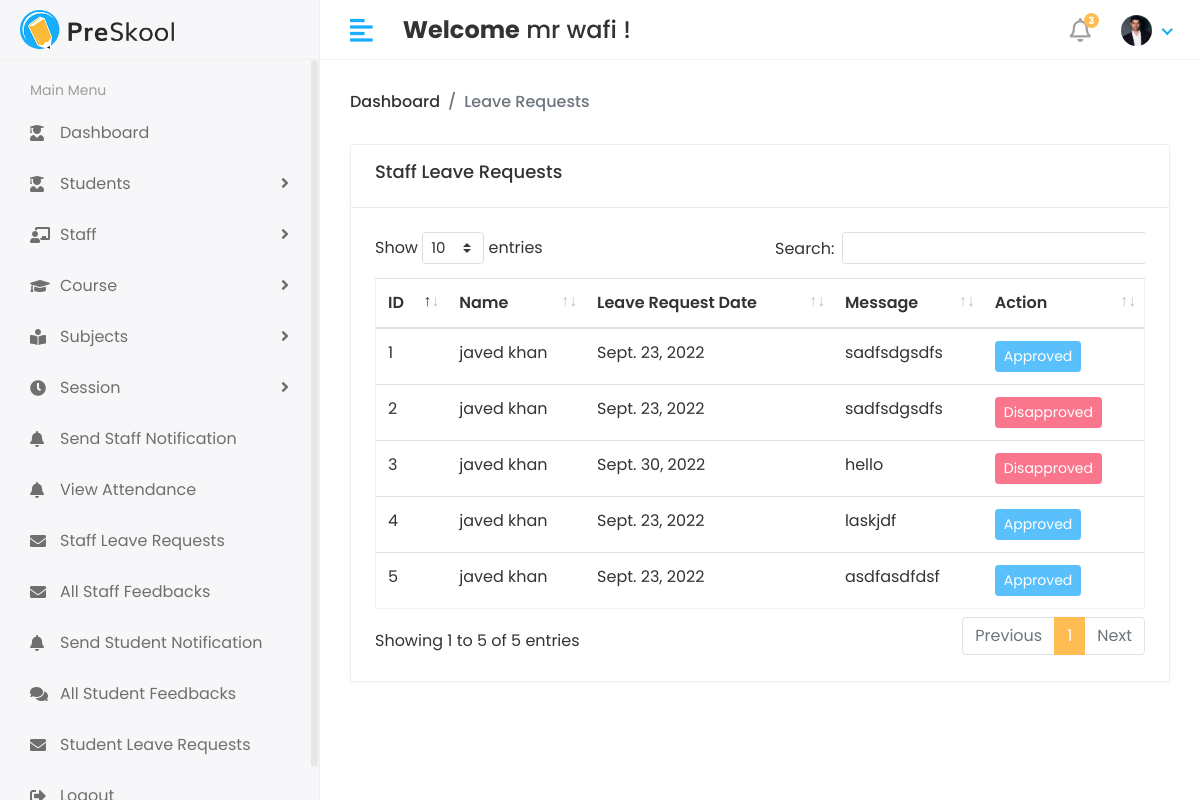
Screenshot of /Hod/Staff/staff_leave_requests (signed in) with the database file from the repository.
### app/models.py (models this page shows, shortened)
class CustomUser(AbstractUser):
    USER = (
        (1, 'HOD'),
        (2, 'STAFF'),
        (3, 'STUDENT'),
    )
    user_type = models.CharField(
        choices=USER, max_length=59, default=1)  # type: ignore
    profile_pic = models.ImageField(upload_to='media/profile_pic')

class Staff_leave(models.Model):
    staff_id = models.ForeignKey(Staff, on_delete=models.CASCADE)
    date = models.DateField(max_length=100, default='0')  # type: ignore
    message = models.TextField()
    status = models.IntegerField(default=0)
    created_at = models.DateTimeField(auto_now_add=True, null=True, blank=True)
    updated_at = models.DateTimeField(auto_now=True)

class Staff(models.Model):
    admin = models.OneToOneField(CustomUser, on_delete=models.CASCADE)
    address = models.TextField()
    gender = models.CharField(max_length=180)
    created_at = models.DateTimeField(auto_now_add=True)
    updated_at = models.DateTimeField(auto_now=True)

### app/Hod_Views.py (the view)
@login_required(login_url='/')
def STAFF_LEAVE_REQUESTS(request):
    Sleave = Staff_leave.objects.all()
    context = {'Sleave': Sleave}
    return render(request, 'Hod/staff_leave_requests.html', context)

### app/LoginCheckMiddleWare.py (called while the page is built, shortened)
    def process_view(self, request, view_func, view_args, view_kwargs):
        modulename = view_func.__module__
        user = request.user
        if user.is_authenticated:
            if user.user_type == "1":
                if modulename == "app.Hod_Views":
                    pass
                elif modulename == "app.views" or modulename == "django.views.static":
                    pass
                else:
                    return redirect("Hod_home")
            else:
                return redirect("login")
        else:
            if request.path == reverse("Login") or request.path == reverse("doLogin"):
                pass
            else:
                return redirect("Login")

### templates/Hod/staff_leave_requests.html
{% extends 'base.html' %}
{% block content %}
{% load static %}
{% block head %}
<link rel="stylesheet" href="{% static 'assets/plugins/datatables/datatables.min.css' %}">
{% endblock head %}
<div class="page-header">
    <div class="row align-items-center">
        <div class="col">
            <ul class="breadcrumb">
                <li class="breadcrumb-item"><a href="{% url 'Hod_home' %}">Dashboard</a></li>
                <li class="breadcrumb-item active">Leave Requests</li>
            </ul>
        </div>
    </div>
</div>
<div class="row">
    <div class="col-sm-12">
        <div class="card">
            <div class="card-header">
                <h5 class="card-title mb-2">Staff Leave Requests</h5>
            </div>
            <div class="card-body">
                <div class="table-responsive">
                    <table id="table_id" class="table table-stripped">
                        <thead>
                            <tr>
                                <th>ID</th>
                                <th>Name</th>
                                <th>Leave Request Date</th>
                                <th>Message</th>
                                <th>Action</th>
                            </tr>
                        </thead>
                        <tbody>
                            {% for i in Sleave %}
                            <tr>
                                <td>{{ i.id }}</td>
                                <td>{{ i.staff_id.admin.first_name }} {{ i.staff_id.admin.last_name }}</td>
                                <td>{{ i.date }}</td>
                                <td>{{ i.message }}</td>
                                <td>
                                    {% if i.status == 0 %}
                                    <a href="{% url 'status_approved' i.id %}"
                                        class="btn btn-success btn-sm">Approved</a>
                                    <a href="{% url 'status_disapproved' i.id %}"
                                        class="btn btn-danger btn-sm">Disapproved</a>
                                    {% elif i.status == 1 %}
                                    <button class="btn btn-info btn-sm" disabled="disabled">Approved</button>
                                    {% else %}
                                    <button class="btn btn-danger btn-sm" disabled="disabled">Disapproved</button>
                                    {% endif %}
                                </td>
                            </tr>
                            {% endfor %}
                        </tbody>
                    </table>
                </div>
            </div>
        </div>
        {% endblock content %}

### templates/includes/header.html (shortened to what this page needs)
{% load static %}
<div class="header">
    <div class="header-left">
        <a href="index.html" class="logo">
            <img src=" {% static 'assets/img/logo.png' %}" alt="Logo">
        </a>
    </div>
    <a href="javascript:void(0);" id="toggle_btn">
        <i class="fas fa-align-left"></i>
    </a>
    <div class="top-nav-search mt-3">
        <h4><strong>Welcome</strong>&nbsp;<span>{{ user.first_name }} {{ user.last_name }}</span>&nbsp;!</h4>
    </div>
    <ul class="nav user-menu">
        <li class="nav-item dropdown noti-dropdown">
            <a href="#" class="dropdown-toggle nav-link" data-toggle="dropdown">
                <i class="far fa-bell"></i> <span class="badge badge-pill">3</span>
            </a>
        </li>
        <li class="nav-item dropdown has-arrow">
            <a href="#" class="dropdown-toggle nav-link" data-toggle="dropdown">
                {% if user.profile_pic == '' %}
                <span class="user-img"><img class="rounded-circle" src="{% static 'assets/img/noimage.png' %}"
                        width="31"></span>
                {% else %}
                <span class="user-img"><img class="rounded-circle" src="/{{ user.profile_pic }}" width="31"></span>
                {% endif %}
            </a>
        </li>
    </ul>
</div>

### static/assets/css/style.css (style rules this page uses)
html { height: 100%; }
body { background-color: #fff; color: #333; font-family: 'Poppins', sans-serif; font-size: 1rem; height: 100%; line-height: 1.5; overflow-x: hidden; }
h1, h2, h3, h4, h5, h6 { font-family: 'Poppins', sans-serif; margin-top: 0; }
a { color: #009ce7; }
input, button, a { transition: all 0.4s ease; -moz-transition: all 0.4s ease; -o-transition: all 0.4s ease; -ms-transition: all 0.4s ease; -webkit-transition: all 0.4s ease; }
input, input:focus, button, button:focus { outline: none; }
ul, ol { padding: 0px; list-style: none; }
.table { color: #333; max-width: 100%; margin-bottom: 0; width: 100%; }
.table.dataTable { border-collapse: collapse !important; border: 1px solid rgba(0, 0, 0, 0.05); }
.table thead tr th { font-weight: 600; }
.table tbody tr { border-bottom: 1px solid rgba(0, 0, 0, 0.05); }
.btn-info { background-color: #009efb; border: 1px solid #009efb }
.btn-info.disabled, .btn-info:disabled { background-color: #009efb; border-color: #009efb; color: #fff; }
.btn-danger { background-color: #e84646; border: 1px solid #e84646; }
.btn-danger.disabled, .btn-danger:disabled { background-color: #f62d51; border-color: #f62d51; color: #fff; }
.card { border: 1px solid #ececf5; box-shadow: 0 1px 3px 0 rgba(0, 0, 0, 0.03); margin-bottom: 1.875rem; }
.card-body { padding: 1.5rem; }
.card-header { border-bottom: 1px solid #e6e6e6; padding: 1rem 1.5rem; }
.card .card-header { background-color: #fff; border-bottom: 1px solid #eaeaea; }
.card .card-header .card-title { margin-bottom: 0; font-size: 18px; }
.header { background-color: #fff; border-bottom: 1px solid #f3f3f4; left: 0; position: fixed; right: 0; top: 0; z-index: 1001; height: 60px; }
.header .header-left { float: left; height: 60px; padding: 0 20px; position: relative; width: 320px; z-index: 1; transition: all 0.2s ease-in-out; background-color: #f7f7fa; border-bottom: 1px solid #efefef; border-right: 1px solid #ececf5; display: flex; align-items: center; }
.header .header-left .logo { display: inline-block; line-height: 60px; }
.header .header-left .logo img { max-height: 40px; width: auto; }
.header .dropdown-toggle:after { display: none; }
.header .has-arrow .dropdown-toggle:after { border-top: 0; border-left: 0; border-bottom: 2px solid #18aefa; border-right: 2px solid #18aefa; content: ''; height: 8px; display: inline-block; pointer-events: none; -webkit-transform-origin: 66% 66%; -ms-transform-origin: 66% 66%; transform-origin: 66% 66%; -webkit-transform: rotate(45deg); -ms-transform: rotate(45deg); transform: rotate(45deg); -webkit-transition: all 0.15s ease-in-out; transition: all 0.15s ease-in-out; width: 8px; vertical-align: 0px; }
.user-menu { float: right; margin: 0; position: relative; z-index: 99; padding-right: 15px; }
.user-menu.nav > li > a { color: #a0a0a0; font-size: 14px; line-height: 58px; padding: 0 15px; height: 60px; }
.user-img { margin-right: 3px; position: relative; }
.top-nav-search { float: left; margin-left: 15px; }
.page-header { margin-bottom: 1.875rem; }
.page-header .breadcrumb { background-color: transparent; color: #6c757d; font-size: 1rem; font-weight: 500; margin-bottom: 0; padding: 0; }
.page-header .breadcrumb a { color: #333; }
.user-menu.nav > li > a .badge { background-color: #FFBC53; display: block; font-size: 10px; font-weight: bold; height: 15px; width: 15px; position: absolute; right: 7px; top: 13px; color: #fff; padding: 3px; }
.user-menu.nav > li > a > i { font-size: 1.5rem; line-height: 60px; }
@media (min-width: 992px) { #toggle_btn { align-items: center; color: #18aefa; display: inline-flex; float: left; font-size: 26px; height: 60px; justify-content: center; margin-left: 15px; padding: 0 15px; } }

### rows the page displays
CustomUser: first_name "mr", last_name "wafi", profile_pic (picture)
Staff_leave: id "1", staff_id.admin.first_name "javed", staff_id.admin.last_name "khan", date "Sept. 23, 2022", message "sadfsdgsdfs", status "Approved"
Staff_leave: id "2", staff_id.admin.first_name "javed", staff_id.admin.last_name "khan", date "Sept. 23, 2022", message "sadfsdgsdfs", status "Disapproved"
Staff_leave: id "3", staff_id.admin.first_name "javed", staff_id.admin.last_name "khan", date "Sept. 30, 2022", message "hello", status "Disapproved"
Staff_leave: id "4", staff_id.admin.first_name "javed", staff_id.admin.last_name "khan", date "Sept. 23, 2022", message "laskjdf", status "Approved"
Staff_leave: id "5", staff_id.admin.first_name "javed", staff_id.admin.last_name "khan", date "Sept. 23, 2022", message "asdfasdfdsf", status "Approved"
